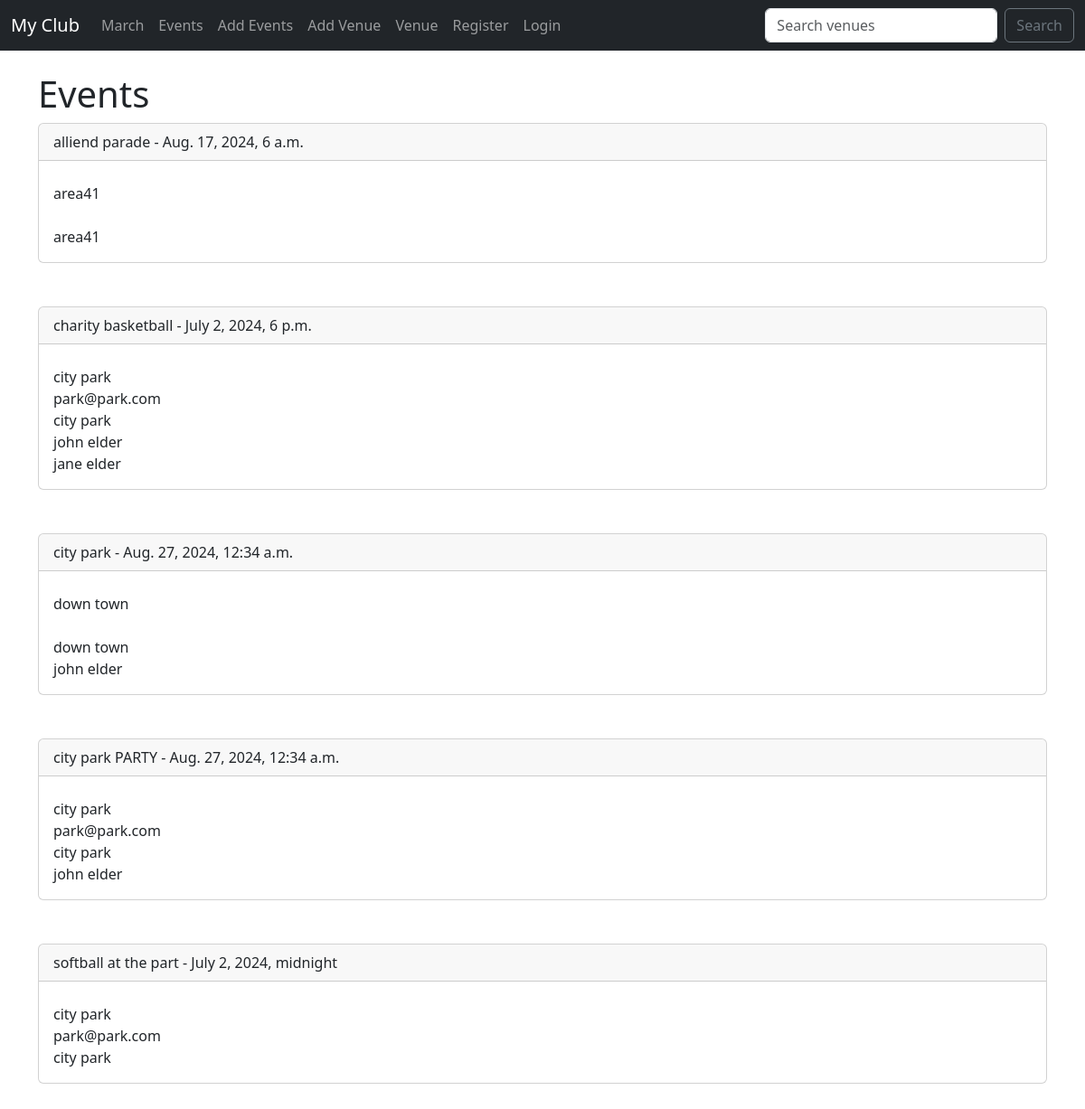
Before: /events with the older database file.
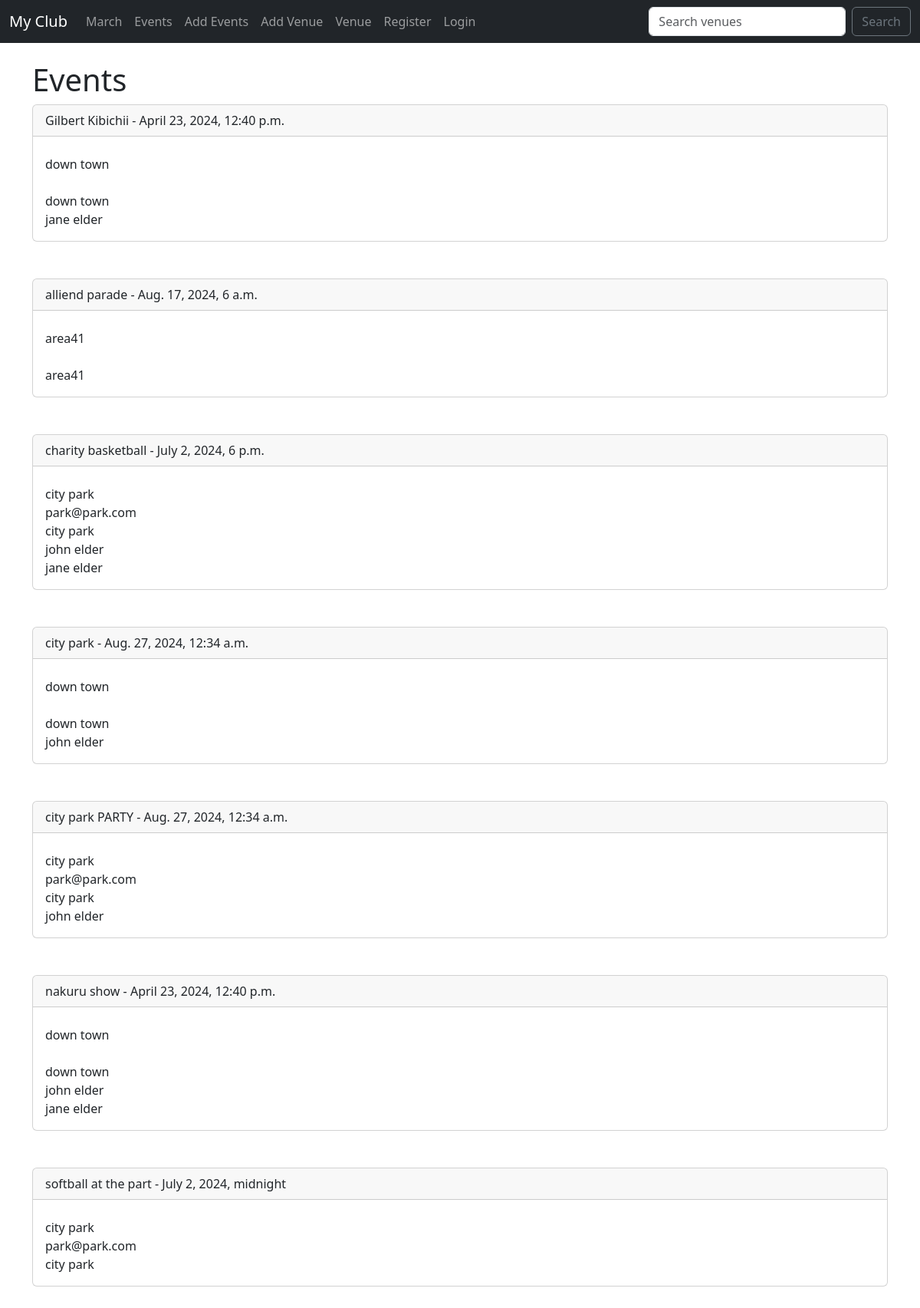
After: the same page with the newer database file.
### events/models.py (models this page shows)
class Event(models.Model):
    name= models.CharField("Event Name",max_length=120)
    event_date =models.DateTimeField("Event date")
    venue =models.ForeignKey(Venue,blank=True,null=True,on_delete=models.CASCADE)
    manager = models.ForeignKey(User,blank=True,null=True,on_delete=models.SET_NULL)
    description =models.TextField(blank=True)
    attendees = models.ManyToManyField(MyClubUser, blank=True)
    def __str__(self):
        return self.name

class Venue(models.Model):
    name = models.CharField("Venue name", max_length=120)
    address =models.CharField(max_length=300)
    zip_code=models.CharField(max_length=15)
    phone = models.CharField('Contact Phone',max_length=25,blank=True)
    web =models.URLField(blank=True)
    email_address =models.EmailField("Email Address",blank=True)
    def __str__(self):
        return self.name

class MyClubUser(models.Model):
    first_name = models.CharField(max_length=30)
    last_name = models.CharField(max_length=30)
    email_address =models.EmailField("user Address")
    phone = models.CharField(max_length=25)
    def __str__(self):
        return self.first_name +" " + self.last_name

### events/views.py (the view)
# urls.py: path('events',views.all_events,name='list-events'),
def all_events(request):
    event_list =Event.objects.all().order_by('name')
    return render(request, 'events/event_list.html',{"event_list": event_list})

### events/templates/events/event_list.html (shortened to what this page needs)
{% extends "events/base.html" %} {% block content %}
  <h1>Events</h1>
    {% for event in  event_list %}
<div class="card">
  <div class="card-header">
    {{event}} -  {{event.event_date}} <br/>
  </div>
  <div class="card-body">
    <p class="card-text">
          {{event.venue}} <br/>
    {{event.venue.email_address}} <br/>
     {{event.venue}} <br/>
     {% for user in event.attendees.all  %}
     {{user}} <br/>
     {% endfor %}
    </p>
  </div>
</div>
   <br/><br/>
    {% endfor %}
{% endblock content %}

### events/templates/events/base.html (shortened to what this page needs)
<!DOCTYPE html>
<html lang="en">
<head>
  <link href="https://cdn.jsdelivr.net/npm/bootstrap@5.3.3/dist/css/bootstrap.min.css" rel="stylesheet"
 />
</head>
<body>
  {% include "events/navbar.html" %}
  <br />
  <div class="container">
    {% block content %} {% endblock content %}
  </div>
</body>
</html>

### events/templates/events/navbar.html (shortened to what this page needs)
<nav class="navbar navbar-expand-lg navbar-dark bg-dark">
  <div class="container-fluid">
    <a class="navbar-brand" href="{%url 'home' %}">My Club</a>
    <div class="collapse navbar-collapse" id="navbarSupportedContent">
      <ul class="navbar-nav me-auto mb-2 mb-lg-0">
        <li class="nav-item">
          <a class="nav-link" href="{%url 'home' '2021' 'March' %}">March</a>
        </li>
        <li class="nav-item">
          <a class="nav-link" href="{%url 'list-events' %}">Events</a>
        </li>
        <li class="nav-item">
          <a class="nav-link" href="{%url 'add-event' %}">Add Events</a>
        </li>
        <li class="nav-item">
          <a class="nav-link" href="{%url 'add-venue' %}">Add Venue</a>
        </li>
        <li class="nav-item">
          <a class="nav-link" href="{%url 'list-venues' %}"> Venue</a>
        </li>
        {% if user.is_authenticated%}
      <li class="nav-item">
        <a class="nav-link" href="{%url 'logout' %}">Logout</a>
      </li>
      {%else%}
      <li class="nav-item">
        <a class="nav-link" href="{%url 'register-user' %}">Register</a></li>
        <li class="nav-item">
          <a class="nav-link" href="{%url 'login' %}">Login</a></li>
          {%endif %}
      </ul>
      <form class="d-flex" role="search" method=POST action="{%url 'search-venues'%}">
        <input class="form-control me-2" type="search" placeholder="Search venues " aria-label="Search" name="searched">
        <button class="btn btn-outline-secondary" type="submit">Search</button>
      </form>
    </div>
  </div>
</nav>

Changed rows visible on the page:
added Event: name "Gilbert Kibichii", event_date "April 23, 2024, 12:40 p.m.", venue "down town", MyClubUser (first_name+last_name "jane elder")
added Event: name "nakuru show", event_date "April 23, 2024, 12:40 p.m.", venue "down town", MyClubUser (first_name+last_name "john elder"), MyClubUser (first_name+last_name "jane elder")
